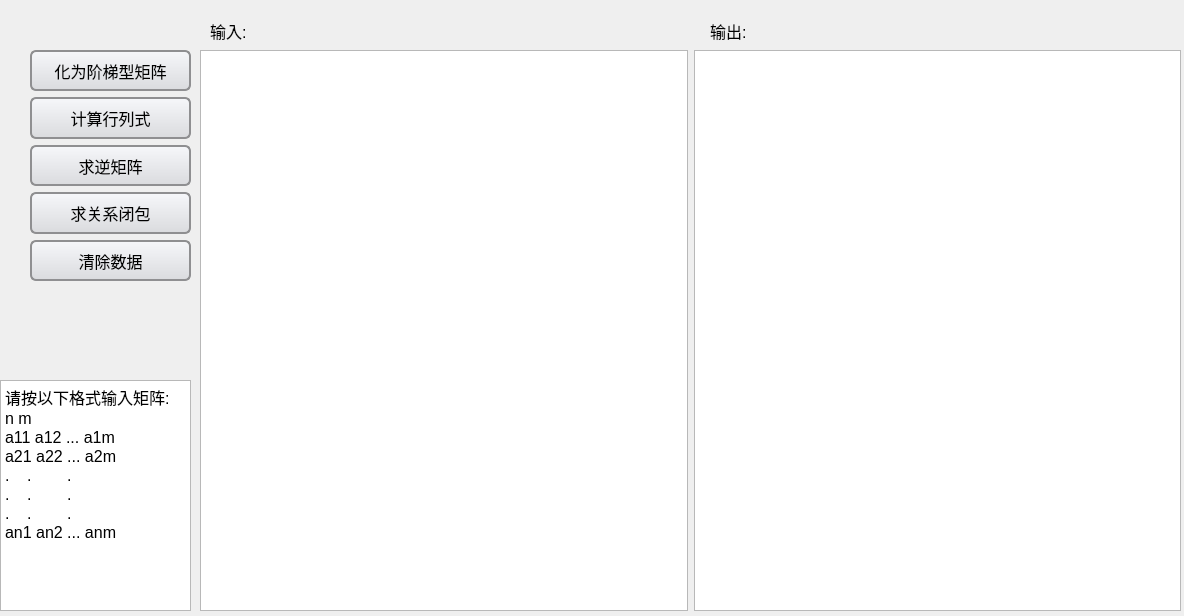
<?xml version="1.0" encoding="UTF-8"?>
<ui version="4.0">
 <class>Widget_matrix</class>
 <widget class="QWidget" name="Widget_matrix">
  <property name="geometry">
   <rect>
    <x>0</x>
    <y>0</y>
    <width>1184</width>
    <height>616</height>
   </rect>
  </property>
  <property name="sizePolicy">
   <sizepolicy hsizetype="Preferred" vsizetype="Expanding">
    <horstretch>0</horstretch>
    <verstretch>0</verstretch>
   </sizepolicy>
  </property>
  <property name="font">
   <font>
    <family>Consolas</family>
    <pointsize>12</pointsize>
   </font>
  </property>
  <property name="windowTitle">
   <string>Form</string>
  </property>
  <property name="layoutDirection">
   <enum>Qt::LeftToRight</enum>
  </property>
  <widget class="QWidget" name="horizontalLayoutWidget">
   <property name="geometry">
    <rect>
     <x>200</x>
     <y>50</y>
     <width>981</width>
     <height>561</height>
    </rect>
   </property>
   <layout class="QHBoxLayout" name="horizontalLayout">
    <item>
     <widget class="QPlainTextEdit" name="textInput">
      <property name="styleSheet">
       <string notr="true"/>
      </property>
     </widget>
    </item>
    <item>
     <widget class="QPlainTextEdit" name="textOutput">
      <property name="styleSheet">
       <string notr="true"/>
      </property>
     </widget>
    </item>
   </layout>
  </widget>
  <widget class="QLabel" name="labelInput">
   <property name="geometry">
    <rect>
     <x>210</x>
     <y>10</y>
     <width>61</width>
     <height>41</height>
    </rect>
   </property>
   <property name="font">
    <font>
     <family>Microsoft YaHei UI</family>
     <pointsize>12</pointsize>
    </font>
   </property>
   <property name="text">
    <string>输入:</string>
   </property>
  </widget>
  <widget class="QLabel" name="labelOutput">
   <property name="geometry">
    <rect>
     <x>710</x>
     <y>10</y>
     <width>61</width>
     <height>41</height>
    </rect>
   </property>
   <property name="font">
    <font>
     <family>Microsoft YaHei UI</family>
     <pointsize>12</pointsize>
    </font>
   </property>
   <property name="text">
    <string>输出:</string>
   </property>
  </widget>
  <widget class="QWidget" name="verticalLayoutWidget">
   <property name="geometry">
    <rect>
     <x>30</x>
     <y>50</y>
     <width>161</width>
     <height>231</height>
    </rect>
   </property>
   <layout class="QVBoxLayout" name="verticalLayout">
    <item>
     <widget class="QPushButton" name="btnSteppedType">
      <property name="sizePolicy">
       <sizepolicy hsizetype="Expanding" vsizetype="Expanding">
        <horstretch>0</horstretch>
        <verstretch>0</verstretch>
       </sizepolicy>
      </property>
      <property name="font">
       <font>
        <family>Microsoft YaHei UI Light</family>
        <pointsize>12</pointsize>
        <weight>3</weight>
        <italic>false</italic>
        <bold>false</bold>
       </font>
      </property>
      <property name="styleSheet">
       <string notr="true">QPushButton {
	font: 25 12pt &quot;Microsoft YaHei UI Light&quot;;
    border: 2px solid #8f8f91;
    border-radius: 6px;
    background-color: qlineargradient(x1: 0, y1: 0, x2: 0, y2: 1, stop: 0 #f6f7fa, stop: 1 #dadbde);
    min-width: 80px;
}

QPushButton:hover {
    background-color: qlineargradient(x1: 0, y1: 0, x2: 0, y2: 1, stop: 0 #dadbde, stop: 1 #00aaff);
}

QPushButton:pressed {
    background-color: qlineargradient(x1: 0, y1: 0, x2: 0, y2: 1, stop: 0 #dadbde, stop: 1 #008acf);
}

QPushButton:flat {
    border: none; /* no border for a flat push button */
}

QPushButton:default {
    border-color: navy; /* make the default button prominent */
}</string>
      </property>
      <property name="text">
       <string>化为阶梯型矩阵</string>
      </property>
     </widget>
    </item>
    <item>
     <widget class="QPushButton" name="btnDet">
      <property name="sizePolicy">
       <sizepolicy hsizetype="Minimum" vsizetype="Expanding">
        <horstretch>0</horstretch>
        <verstretch>0</verstretch>
       </sizepolicy>
      </property>
      <property name="font">
       <font>
        <family>Microsoft YaHei UI Light</family>
        <pointsize>12</pointsize>
        <weight>3</weight>
        <italic>false</italic>
        <bold>false</bold>
       </font>
      </property>
      <property name="styleSheet">
       <string notr="true">QPushButton {
	font: 25 12pt &quot;Microsoft YaHei UI Light&quot;;
    border: 2px solid #8f8f91;
    border-radius: 6px;
    background-color: qlineargradient(x1: 0, y1: 0, x2: 0, y2: 1, stop: 0 #f6f7fa, stop: 1 #dadbde);
    min-width: 80px;
}

QPushButton:hover {
    background-color: qlineargradient(x1: 0, y1: 0, x2: 0, y2: 1, stop: 0 #dadbde, stop: 1 #00aaff);
}

QPushButton:pressed {
    background-color: qlineargradient(x1: 0, y1: 0, x2: 0, y2: 1, stop: 0 #dadbde, stop: 1 #008acf);
}

QPushButton:flat {
    border: none; /* no border for a flat push button */
}

QPushButton:default {
    border-color: navy; /* make the default button prominent */
}</string>
      </property>
      <property name="text">
       <string>计算行列式</string>
      </property>
     </widget>
    </item>
    <item>
     <widget class="QPushButton" name="btnInversion">
      <property name="sizePolicy">
       <sizepolicy hsizetype="Expanding" vsizetype="Expanding">
        <horstretch>0</horstretch>
        <verstretch>0</verstretch>
       </sizepolicy>
      </property>
      <property name="font">
       <font>
        <family>Microsoft YaHei UI Light</family>
        <pointsize>12</pointsize>
        <weight>3</weight>
        <italic>false</italic>
        <bold>false</bold>
       </font>
      </property>
      <property name="styleSheet">
       <string notr="true">QPushButton {
	font: 25 12pt &quot;Microsoft YaHei UI Light&quot;;
    border: 2px solid #8f8f91;
    border-radius: 6px;
    background-color: qlineargradient(x1: 0, y1: 0, x2: 0, y2: 1, stop: 0 #f6f7fa, stop: 1 #dadbde);
    min-width: 80px;
}

QPushButton:hover {
    background-color: qlineargradient(x1: 0, y1: 0, x2: 0, y2: 1, stop: 0 #dadbde, stop: 1 #00aaff);
}

QPushButton:pressed {
    background-color: qlineargradient(x1: 0, y1: 0, x2: 0, y2: 1, stop: 0 #dadbde, stop: 1 #008acf);
}

QPushButton:flat {
    border: none; /* no border for a flat push button */
}

QPushButton:default {
    border-color: navy; /* make the default button prominent */
}</string>
      </property>
      <property name="text">
       <string>求逆矩阵</string>
      </property>
     </widget>
    </item>
    <item>
     <widget class="QPushButton" name="btnClosure">
      <property name="sizePolicy">
       <sizepolicy hsizetype="Minimum" vsizetype="Expanding">
        <horstretch>0</horstretch>
        <verstretch>0</verstretch>
       </sizepolicy>
      </property>
      <property name="font">
       <font>
        <family>Microsoft YaHei UI Light</family>
        <pointsize>12</pointsize>
        <weight>3</weight>
        <italic>false</italic>
        <bold>false</bold>
       </font>
      </property>
      <property name="styleSheet">
       <string notr="true">QPushButton {
	font: 25 12pt &quot;Microsoft YaHei UI Light&quot;;
    border: 2px solid #8f8f91;
    border-radius: 6px;
    background-color: qlineargradient(x1: 0, y1: 0, x2: 0, y2: 1, stop: 0 #f6f7fa, stop: 1 #dadbde);
    min-width: 80px;
}

QPushButton:hover {
    background-color: qlineargradient(x1: 0, y1: 0, x2: 0, y2: 1, stop: 0 #dadbde, stop: 1 #00aaff);
}

QPushButton:pressed {
    background-color: qlineargradient(x1: 0, y1: 0, x2: 0, y2: 1, stop: 0 #dadbde, stop: 1 #008acf);
}

QPushButton:flat {
    border: none; /* no border for a flat push button */
}

QPushButton:default {
    border-color: navy; /* make the default button prominent */
}</string>
      </property>
      <property name="text">
       <string>求关系闭包</string>
      </property>
     </widget>
    </item>
    <item>
     <widget class="QPushButton" name="btnClear">
      <property name="sizePolicy">
       <sizepolicy hsizetype="Minimum" vsizetype="Expanding">
        <horstretch>0</horstretch>
        <verstretch>0</verstretch>
       </sizepolicy>
      </property>
      <property name="font">
       <font>
        <family>Microsoft YaHei UI Light</family>
        <pointsize>12</pointsize>
        <weight>3</weight>
        <italic>false</italic>
        <bold>false</bold>
       </font>
      </property>
      <property name="styleSheet">
       <string notr="true">QPushButton {
	font: 25 12pt &quot;Microsoft YaHei UI Light&quot;;
    border: 2px solid #8f8f91;
    border-radius: 6px;
    background-color: qlineargradient(x1: 0, y1: 0, x2: 0, y2: 1, stop: 0 #f6f7fa, stop: 1 #dadbde);
    min-width: 80px;
}

QPushButton:hover {
    background-color: qlineargradient(x1: 0, y1: 0, x2: 0, y2: 1, stop: 0 #dadbde, stop: 1 #00aaff);
}

QPushButton:pressed {
    background-color: qlineargradient(x1: 0, y1: 0, x2: 0, y2: 1, stop: 0 #dadbde, stop: 1 #008acf);
}

QPushButton:flat {
    border: none; /* no border for a flat push button */
}

QPushButton:default {
    border-color: navy; /* make the default button prominent */
}</string>
      </property>
      <property name="text">
       <string>清除数据</string>
      </property>
     </widget>
    </item>
   </layout>
  </widget>
  <widget class="QTextEdit" name="textEdit">
   <property name="geometry">
    <rect>
     <x>0</x>
     <y>380</y>
     <width>191</width>
     <height>231</height>
    </rect>
   </property>
   <property name="font">
    <font>
     <family>Microsoft YaHei UI</family>
    </font>
   </property>
   <property name="readOnly">
    <bool>true</bool>
   </property>
   <property name="html">
    <string>&lt;!DOCTYPE HTML PUBLIC &quot;-//W3C//DTD HTML 4.0//EN&quot; &quot;http://www.w3.org/TR/REC-html40/strict.dtd&quot;&gt;
&lt;html&gt;&lt;head&gt;&lt;meta name=&quot;qrichtext&quot; content=&quot;1&quot; /&gt;&lt;style type=&quot;text/css&quot;&gt;
p, li { white-space: pre-wrap; }
&lt;/style&gt;&lt;/head&gt;&lt;body style=&quot; font-family:'Microsoft YaHei UI'; font-size:12pt; font-weight:400; font-style:normal;&quot;&gt;
&lt;p style=&quot; margin-top:0px; margin-bottom:0px; margin-left:0px; margin-right:0px; -qt-block-indent:0; text-indent:0px;&quot;&gt;&lt;span style=&quot; font-family:'Consolas';&quot;&gt;请按以下格式输入矩阵:&lt;/span&gt;&lt;/p&gt;
&lt;p style=&quot; margin-top:0px; margin-bottom:0px; margin-left:0px; margin-right:0px; -qt-block-indent:0; text-indent:0px;&quot;&gt;&lt;span style=&quot; font-family:'Consolas';&quot;&gt;n m&lt;/span&gt;&lt;/p&gt;
&lt;p style=&quot; margin-top:0px; margin-bottom:0px; margin-left:0px; margin-right:0px; -qt-block-indent:0; text-indent:0px;&quot;&gt;&lt;span style=&quot; font-family:'Consolas';&quot;&gt;a11 a12 ... a1m&lt;/span&gt;&lt;/p&gt;
&lt;p style=&quot; margin-top:0px; margin-bottom:0px; margin-left:0px; margin-right:0px; -qt-block-indent:0; text-indent:0px;&quot;&gt;&lt;span style=&quot; font-family:'Consolas';&quot;&gt;a21 a22 ... a2m&lt;/span&gt;&lt;/p&gt;
&lt;p style=&quot; margin-top:0px; margin-bottom:0px; margin-left:0px; margin-right:0px; -qt-block-indent:0; text-indent:0px;&quot;&gt;&lt;span style=&quot; font-family:'Consolas';&quot;&gt;.    .        .&lt;/span&gt;&lt;/p&gt;
&lt;p style=&quot; margin-top:0px; margin-bottom:0px; margin-left:0px; margin-right:0px; -qt-block-indent:0; text-indent:0px;&quot;&gt;&lt;span style=&quot; font-family:'Consolas';&quot;&gt;.    .        .&lt;/span&gt;&lt;/p&gt;
&lt;p style=&quot; margin-top:0px; margin-bottom:0px; margin-left:0px; margin-right:0px; -qt-block-indent:0; text-indent:0px;&quot;&gt;&lt;span style=&quot; font-family:'Consolas';&quot;&gt;.    .        .&lt;/span&gt;&lt;/p&gt;
&lt;p style=&quot; margin-top:0px; margin-bottom:0px; margin-left:0px; margin-right:0px; -qt-block-indent:0; text-indent:0px;&quot;&gt;&lt;span style=&quot; font-family:'Consolas';&quot;&gt;an1 an2 ... anm&lt;/span&gt;&lt;/p&gt;&lt;/body&gt;&lt;/html&gt;</string>
   </property>
  </widget>
 </widget>
 <resources/>
 <connections/>
</ui>
